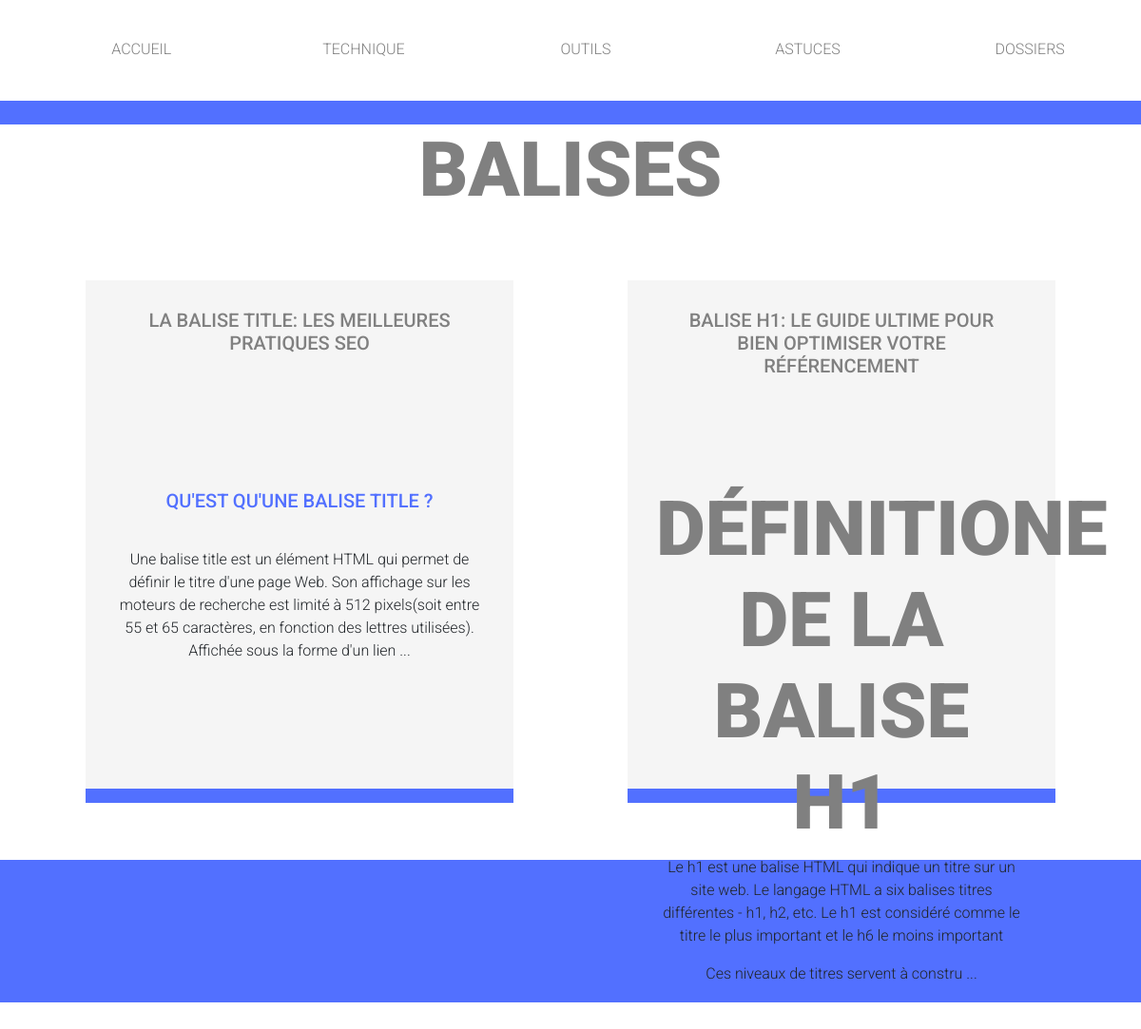
Page /otherPage/category/category.php?id=14 on the committed database.
### tables this page shows
CREATE TABLE `category` (
  `id` bigint NOT NULL,
  `name` text NOT NULL,
  `description` text NOT NULL COMMENT 'Meta name description de la catégorie',
  `content` text NOT NULL,
  `parent_id` bigint NOT NULL
);

CREATE TABLE `article` (
  `id` bigint NOT NULL,
  `title` text NOT NULL,
  `subtitle` text NOT NULL,
  `category_id` bigint NOT NULL,
  `content` text NOT NULL,
  `image_url` text NOT NULL,
  `image_alt` text NOT NULL,
  `rewriting_url` text NOT NULL
);

### request/request.php (called while the page is built, shortened)
<?php
$server_url = "http://localhost:8888/workshop/";
try{
    $bdd = new PDO('mysql:host=localhost; dbname=SEO_articles', 'root', 'root');
}
catch(Exception $e){
    die('Erreur :'.$e->getMessage());
}
if ($type=="category") {
    $req = $bdd -> query("SELECT id, name, description, content, parent_id
                          FROM category
                          WHERE id=" .$_ENV['id']);
    $result_category = $req -> fetch();
    $article_from_category="category_id=".$result_category['id'];
    $req_article_from_category = $bdd -> query("SELECT id, title, subtitle, content, image_url, image_alt, rewriting_url
                          FROM article
                          WHERE " .$article_from_category. "
                          ORDER BY id desc
                          LIMIT 10");
}

### otherPage/category/category.php (the view, shortened to what this page needs)
<?php
    $type="category";
    include('../../request/request.php');
    $tag_to_kill = array("<h1>", "</h1>", "<h2>", "</h2>", "<h3>", "</h3>");
?>
<!DOCTYPE html>
<html lang="fr">
<head>
<link href="https://cdn.jsdelivr.net/npm/bootstrap@5.1.3/dist/css/bootstrap.min.css" rel="stylesheet">
</head>
<body>
    <header>
        <?php
            include('../../component/navbar.php');
        ?>
        <h1>
            <?php
                echo $result_category['name'];
            ?>
        </h1>
    </header>
    <main>
        <?php
            while ($show_article = $req_article_from_category->fetch()){
                ?>
                <article>
                    <h2>
                        <a href="<?php echo $server_url."otherPage/articles/article.php?id=".$show_article['id']; ?>">
                            <?php
                            echo $show_article['title'];
                            ?>
                        </a>
                    </h2>
                    <div class="img_articles">
                    </div>
                    <section>
                        <?php
                            echo substr(str_replace($tag_to_kill, "", $show_article['content']), 0, 300);
                        ?>
                        ...
                    </section>
                </article>
                <?php
            }
        ?>
    </main>
    <footer></footer>
</body>
</html>

### otherPage/category/category.php (style rules this page uses)
body { font-family: 'Roboto', sans-serif; }
a { color: grey; text-decoration: none; }
main { display: flex; flex-wrap: wrap; align-items: center; justify-content: center; align-content: center; width: 100%; }
article { width: 450px; height: 550px; margin: 60px; background-color: rgb(245, 245, 245); border-bottom: 15px solid #5270ff; }
section { text-align: center; margin: 50px 30px 0 30px; padding-bottom: 50px; }
.img_articles { text-align: center; }
h1 { font-size: 80px; text-align: center; color: grey; font-weight: 900; text-transform: uppercase; }
h2 { text-align: center; font-size: 20px; text-transform: uppercase; color: #5270ff !important; padding: 30px 50px; }
p { font-weight: 300; }
footer { width:100%; height: 150px; background-color: #5270ff; }

### rows in the picture
category: name "BALISES"
article: title "LA BALISE TITLE: LES MEILLEURES PRATIQUES SEO", content "QU'EST QU'UNE BALISE TITLE ? Une balise title est un élément HTML qui permet de définir le titre d'une page Web. Son affichage sur les moteurs de recherche est limité à 512 pixels(soit entre 55 et 65 caractères, en fonction des lettres utilisées). Affichée sous la forme d'un lien"
article: title "BALISE H1: LE GUIDE ULTIME POUR BIEN OPTIMISER VOTRE RÉFÉRENCEMENT", content "DÉFINITIONE DE LA BALISE H1 Le h1 est une balise HTML qui indique un titre sur un site web. Le langage HTML a six balises titres différentes - h1, h2, etc. Le h1 est considéré comme le titre le plus important et le h6 le moins important Ces niveaux de titres servent à constru"
